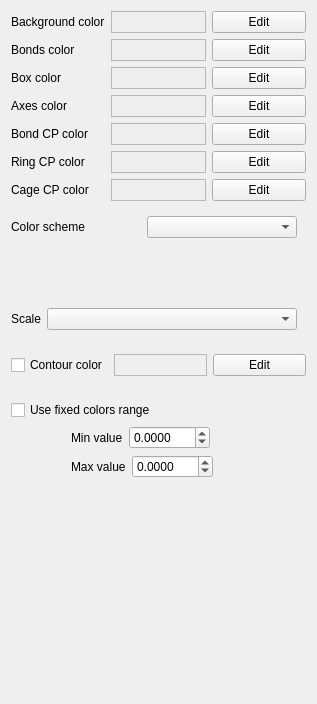
              <widget class="QWidget" name="tab_41">
               <attribute name="title">
                <string>Other Colors</string>
               </attribute>
               <layout class="QVBoxLayout" name="verticalLayout_17">
                <item>
                 <widget class="QFrame" name="frame_144">
                  <property name="minimumSize">
                   <size>
                    <width>0</width>
                    <height>0</height>
                   </size>
                  </property>
                  <property name="frameShape">
                   <enum>QFrame::NoFrame</enum>
                  </property>
                  <property name="frameShadow">
                   <enum>QFrame::Raised</enum>
                  </property>
                  <layout class="QHBoxLayout" name="horizontalLayout_101">
                   <property name="leftMargin">
                    <number>0</number>
                   </property>
                   <property name="topMargin">
                    <number>0</number>
                   </property>
                   <property name="rightMargin">
                    <number>0</number>
                   </property>
                   <property name="bottomMargin">
                    <number>0</number>
                   </property>
                   <item>
                    <widget class="QLabel" name="label_106">
                     <property name="text">
                      <string>Background color</string>
                     </property>
                    </widget>
                   </item>
                   <item>
                    <widget class="QFrame" name="ColorBackground">
                     <property name="frameShape">
                      <enum>QFrame::StyledPanel</enum>
                     </property>
                     <property name="frameShadow">
                      <enum>QFrame::Raised</enum>
                     </property>
                    </widget>
                   </item>
                   <item>
                    <widget class="QPushButton" name="ColorBackgroundDialogButton">
                     <property name="text">
                      <string>Edit</string>
                     </property>
                     <property name="checkable">
                      <bool>false</bool>
                     </property>
                     <property name="checked">
                      <bool>false</bool>
                     </property>
                    </widget>
                   </item>
                  </layout>
                 </widget>
                </item>
                <item>
                 <widget class="QFrame" name="frame_77">
                  <property name="minimumSize">
                   <size>
                    <width>0</width>
                    <height>0</height>
                   </size>
                  </property>
                  <property name="frameShape">
                   <enum>QFrame::NoFrame</enum>
                  </property>
                  <property name="frameShadow">
                   <enum>QFrame::Raised</enum>
                  </property>
                  <layout class="QHBoxLayout" name="horizontalLayout_80">
                   <property name="leftMargin">
                    <number>0</number>
                   </property>
                   <property name="topMargin">
                    <number>0</number>
                   </property>
                   <property name="rightMargin">
                    <number>0</number>
                   </property>
                   <property name="bottomMargin">
                    <number>0</number>
                   </property>
                   <item>
                    <widget class="QLabel" name="label_17">
                     <property name="text">
                      <string>Bonds color</string>
                     </property>
                    </widget>
                   </item>
                   <item>
                    <widget class="QFrame" name="ColorBond">
                     <property name="frameShape">
                      <enum>QFrame::StyledPanel</enum>
                     </property>
                     <property name="frameShadow">
                      <enum>QFrame::Raised</enum>
                     </property>
                    </widget>
                   </item>
                   <item>
                    <widget class="QPushButton" name="ColorBondDialogButton">
                     <property name="text">
                      <string>Edit</string>
                     </property>
                     <property name="checkable">
                      <bool>false</bool>
                     </property>
                     <property name="checked">
                      <bool>false</bool>
                     </property>
                    </widget>
                   </item>
                  </layout>
                 </widget>
                </item>
                <item>
                 <widget class="QFrame" name="frame_78">
                  <property name="minimumSize">
                   <size>
                    <width>0</width>
                    <height>0</height>
                   </size>
                  </property>
                  <property name="frameShape">
                   <enum>QFrame::NoFrame</enum>
                  </property>
                  <property name="frameShadow">
                   <enum>QFrame::Raised</enum>
                  </property>
                  <layout class="QHBoxLayout" name="horizontalLayout_81">
                   <property name="leftMargin">
                    <number>0</number>
                   </property>
                   <property name="topMargin">
                    <number>0</number>
                   </property>
                   <property name="rightMargin">
                    <number>0</number>
                   </property>
                   <property name="bottomMargin">
                    <number>0</number>
                   </property>
                   <item>
                    <widget class="QLabel" name="label_19">
                     <property name="text">
                      <string>Box color</string>
                     </property>
                    </widget>
                   </item>
                   <item>
                    <widget class="QFrame" name="ColorBox">
                     <property name="frameShape">
                      <enum>QFrame::StyledPanel</enum>
                     </property>
                     <property name="frameShadow">
                      <enum>QFrame::Raised</enum>
                     </property>
                    </widget>
                   </item>
                   <item>
                    <widget class="QPushButton" name="ColorBoxDialogButton">
                     <property name="text">
                      <string>Edit</string>
                     </property>
                     <property name="checkable">
                      <bool>false</bool>
                     </property>
                     <property name="checked">
                      <bool>false</bool>
                     </property>
                    </widget>
                   </item>
                  </layout>
                 </widget>
                </item>
                <item>
                 <widget class="QFrame" name="frame_79">
                  <property name="minimumSize">
                   <size>
                    <width>0</width>
                    <height>0</height>
                   </size>
                  </property>
                  <property name="frameShape">
                   <enum>QFrame::NoFrame</enum>
                  </property>
                  <property name="frameShadow">
                   <enum>QFrame::Raised</enum>
                  </property>
                  <layout class="QHBoxLayout" name="horizontalLayout_82">
                   <property name="leftMargin">
                    <number>0</number>
                   </property>
                   <property name="topMargin">
                    <number>0</number>
                   </property>
                   <property name="rightMargin">
                    <number>0</number>
                   </property>
                   <property name="bottomMargin">
                    <number>0</number>
                   </property>
                   <item>
                    <widget class="QLabel" name="label_18">
                     <property name="text">
                      <string>Axes color</string>
                     </property>
                    </widget>
                   </item>
                   <item>
                    <widget class="QFrame" name="ColorAxes">
                     <property name="frameShape">
                      <enum>QFrame::StyledPanel</enum>
                     </property>
                     <property name="frameShadow">
                      <enum>QFrame::Raised</enum>
                     </property>
                    </widget>
                   </item>
                   <item>
                    <widget class="QPushButton" name="ColorAxesDialogButton">
                     <property name="text">
                      <string>Edit</string>
                     </property>
                     <property name="checkable">
                      <bool>false</bool>
                     </property>
                     <property name="checked">
                      <bool>false</bool>
                     </property>
                    </widget>
                   </item>
                  </layout>
                 </widget>
                </item>
                <item>
                 <widget class="QFrame" name="frame_10">
                  <property name="minimumSize">
                   <size>
                    <width>0</width>
                    <height>0</height>
                   </size>
                  </property>
                  <property name="maximumSize">
                   <size>
                    <width>16777215</width>
                    <height>16777215</height>
                   </size>
                  </property>
                  <property name="frameShape">
                   <enum>QFrame::NoFrame</enum>
                  </property>
                  <property name="frameShadow">
                   <enum>QFrame::Raised</enum>
                  </property>
                  <layout class="QHBoxLayout" name="horizontalLayout_83">
                   <property name="leftMargin">
                    <number>0</number>
                   </property>
                   <property name="topMargin">
                    <number>0</number>
                   </property>
                   <property name="rightMargin">
                    <number>0</number>
                   </property>
                   <property name="bottomMargin">
                    <number>0</number>
                   </property>
                   <item>
                    <widget class="QLabel" name="label_27">
                     <property name="text">
                      <string>Bond CP color</string>
                     </property>
                    </widget>
                   </item>
                   <item>
                    <widget class="QFrame" name="color_bond_cp">
                     <property name="frameShape">
                      <enum>QFrame::StyledPanel</enum>
                     </property>
                     <property name="frameShadow">
                      <enum>QFrame::Raised</enum>
                     </property>
                    </widget>
                   </item>
                   <item>
                    <widget class="QPushButton" name="color_bond_cp_button">
                     <property name="text">
                      <string>Edit</string>
                     </property>
                     <property name="checkable">
                      <bool>false</bool>
                     </property>
                     <property name="checked">
                      <bool>false</bool>
                     </property>
                    </widget>
                   </item>
                  </layout>
                 </widget>
                </item>
                <item>
                 <widget class="QFrame" name="frame_11">
                  <property name="minimumSize">
                   <size>
                    <width>0</width>
                    <height>0</height>
                   </size>
                  </property>
                  <property name="maximumSize">
                   <size>
                    <width>16777215</width>
                    <height>16777215</height>
                   </size>
                  </property>
                  <property name="frameShape">
                   <enum>QFrame::NoFrame</enum>
                  </property>
                  <property name="frameShadow">
                   <enum>QFrame::Raised</enum>
                  </property>
                  <layout class="QHBoxLayout" name="horizontalLayout_87">
                   <property name="leftMargin">
                    <number>0</number>
                   </property>
                   <property name="topMargin">
                    <number>0</number>
                   </property>
                   <property name="rightMargin">
                    <number>0</number>
                   </property>
                   <property name="bottomMargin">
                    <number>0</number>
                   </property>
                   <item>
                    <widget class="QLabel" name="label_33">
                     <property name="text">
                      <string>Ring CP color</string>
                     </property>
                    </widget>
                   </item>
                   <item>
                    <widget class="QFrame" name="color_ring_cp">
                     <property name="frameShape">
                      <enum>QFrame::StyledPanel</enum>
                     </property>
                     <property name="frameShadow">
                      <enum>QFrame::Raised</enum>
                     </property>
                    </widget>
                   </item>
                   <item>
                    <widget class="QPushButton" name="color_ring_cp_button">
                     <property name="text">
                      <string>Edit</string>
                     </property>
                     <property name="checkable">
                      <bool>false</bool>
                     </property>
                     <property name="checked">
                      <bool>false</bool>
                     </property>
                    </widget>
                   </item>
                  </layout>
                 </widget>
                </item>
                <item>
                 <widget class="QFrame" name="frame_12">
                  <property name="minimumSize">
                   <size>
                    <width>0</width>
                    <height>0</height>
                   </size>
                  </property>
                  <property name="maximumSize">
                   <size>
                    <width>16777215</width>
                    <height>16777215</height>
                   </size>
                  </property>
                  <property name="frameShape">
                   <enum>QFrame::NoFrame</enum>
                  </property>
                  <property name="frameShadow">
                   <enum>QFrame::Raised</enum>
                  </property>
                  <layout class="QHBoxLayout" name="horizontalLayout_91">
                   <property name="leftMargin">
                    <number>0</number>
                   </property>
                   <property name="topMargin">
                    <number>0</number>
                   </property>
                   <property name="rightMargin">
                    <number>0</number>
                   </property>
                   <property name="bottomMargin">
                    <number>0</number>
                   </property>
                   <item>
                    <widget class="QLabel" name="label_35">
                     <property name="text">
                      <string>Cage CP color</string>
                     </property>
                    </widget>
                   </item>
                   <item>
                    <widget class="QFrame" name="color_cage_cp">
                     <property name="frameShape">
                      <enum>QFrame::StyledPanel</enum>
                     </property>
                     <property name="frameShadow">
                      <enum>QFrame::Raised</enum>
                     </property>
                    </widget>
                   </item>
                   <item>
                    <widget class="QPushButton" name="color_cage_cp_button">
                     <property name="text">
                      <string>Edit</string>
                     </property>
                     <property name="checkable">
                      <bool>false</bool>
                     </property>
                     <property name="checked">
                      <bool>false</bool>
                     </property>
                    </widget>
                   </item>
                  </layout>
                 </widget>
                </item>
                <item>
                 <widget class="QFrame" name="frame_76">
                  <property name="maximumSize">
                   <size>
                    <width>16777215</width>
                    <height>16777215</height>
                   </size>
                  </property>
                  <property name="frameShape">
                   <enum>QFrame::NoFrame</enum>
                  </property>
                  <property name="frameShadow">
                   <enum>QFrame::Raised</enum>
                  </property>
                  <layout class="QHBoxLayout" name="horizontalLayout_77">
                   <property name="leftMargin">
                    <number>0</number>
                   </property>
                   <item>
                    <widget class="QLabel" name="label_29">
                     <property name="text">
                      <string>Color scheme</string>
                     </property>
                     <property name="alignment">
                      <set>Qt::AlignLeading|Qt::AlignLeft|Qt::AlignVCenter</set>
                     </property>
                    </widget>
                   </item>
                   <item>
                    <widget class="QComboBox" name="FormSettingsColorsScale">
                     <property name="minimumSize">
                      <size>
                       <width>150</width>
                       <height>0</height>
                      </size>
                     </property>
                     <property name="editable">
                      <bool>false</bool>
                     </property>
                     <property name="currentText">
                      <string/>
                     </property>
                    </widget>
                   </item>
                  </layout>
                 </widget>
                </item>
                <item>
                 <widget class="PyqtGraphWidgetImage" name="ColorRow" native="true">
                  <property name="sizePolicy">
                   <sizepolicy hsizetype="Expanding" vsizetype="Expanding">
                    <horstretch>0</horstretch>
                    <verstretch>0</verstretch>
                   </sizepolicy>
                  </property>
                  <property name="minimumSize">
                   <size>
                    <width>0</width>
                    <height>40</height>
                   </size>
                  </property>
                  <property name="maximumSize">
                   <size>
                    <width>16777215</width>
                    <height>40</height>
                   </size>
                  </property>
                 </widget>
                </item>
                <item>
                 <widget class="QFrame" name="frame_102">
                  <property name="frameShape">
                   <enum>QFrame::NoFrame</enum>
                  </property>
                  <property name="frameShadow">
                   <enum>QFrame::Raised</enum>
                  </property>
                  <layout class="QHBoxLayout" name="horizontalLayout_106">
                   <property name="leftMargin">
                    <number>0</number>
                   </property>
                   <item>
                    <widget class="QLabel" name="label_14">
                     <property name="text">
                      <string>Scale</string>
                     </property>
                     <property name="alignment">
                      <set>Qt::AlignLeading|Qt::AlignLeft|Qt::AlignVCenter</set>
                     </property>
                    </widget>
                   </item>
                   <item>
                    <widget class="QComboBox" name="FormSettingsColorsScaleType">
                     <property name="minimumSize">
                      <size>
                       <width>250</width>
                       <height>0</height>
                      </size>
                     </property>
                     <property name="editable">
                      <bool>false</bool>
                     </property>
                     <property name="currentText">
                      <string/>
                     </property>
                    </widget>
                   </item>
                  </layout>
                 </widget>
                </item>
                <item>
                 <widget class="QFrame" name="frame_72">
                  <property name="minimumSize">
                   <size>
                    <width>0</width>
                    <height>0</height>
                   </size>
                  </property>
                  <property name="maximumSize">
                   <size>
                    <width>16777215</width>
                    <height>16777215</height>
                   </size>
                  </property>
                  <property name="frameShape">
                   <enum>QFrame::NoFrame</enum>
                  </property>
                  <property name="frameShadow">
                   <enum>QFrame::Raised</enum>
                  </property>
                  <layout class="QHBoxLayout" name="horizontalLayout_78">
                   <property name="leftMargin">
                    <number>0</number>
                   </property>
                   <property name="rightMargin">
                    <number>0</number>
                   </property>
                   <item>
                    <widget class="QCheckBox" name="FormSettingsContourColorFixed">
                     <property name="text">
                      <string>Contour color</string>
                     </property>
                    </widget>
                   </item>
                   <item>
                    <widget class="QFrame" name="ColorContour">
                     <property name="frameShape">
                      <enum>QFrame::StyledPanel</enum>
                     </property>
                     <property name="frameShadow">
                      <enum>QFrame::Raised</enum>
                     </property>
                    </widget>
                   </item>
                   <item>
                    <widget class="QPushButton" name="ColorContourDialogButton">
                     <property name="text">
                      <string>Edit</string>
                     </property>
                     <property name="checkable">
                      <bool>false</bool>
                     </property>
                     <property name="checked">
                      <bool>false</bool>
                     </property>
                    </widget>
                   </item>
                  </layout>
                 </widget>
                </item>
                <item>
                 <widget class="QFrame" name="frame_5">
                  <property name="minimumSize">
                   <size>
                    <width>0</width>
                    <height>0</height>
                   </size>
                  </property>
                  <property name="frameShape">
                   <enum>QFrame::NoFrame</enum>
                  </property>
                  <property name="frameShadow">
                   <enum>QFrame::Raised</enum>
                  </property>
                  <layout class="QVBoxLayout" name="verticalLayout_57">
                   <property name="leftMargin">
                    <number>0</number>
                   </property>
                   <property name="rightMargin">
                    <number>0</number>
                   </property>
                   <property name="bottomMargin">
                    <number>0</number>
                   </property>
                   <item>
                    <widget class="QCheckBox" name="FormSettingsColorsFixed">
                     <property name="text">
                      <string>Use fixed colors range</string>
                     </property>
                    </widget>
                   </item>
                  </layout>
                 </widget>
                </item>
                <item>
                 <widget class="QFrame" name="frame_89">
                  <property name="frameShape">
                   <enum>QFrame::NoFrame</enum>
                  </property>
                  <property name="frameShadow">
                   <enum>QFrame::Raised</enum>
                  </property>
                  <layout class="QHBoxLayout" name="horizontalLayout_90">
                   <property name="leftMargin">
                    <number>60</number>
                   </property>
                   <property name="topMargin">
                    <number>0</number>
                   </property>
                   <property name="bottomMargin">
                    <number>0</number>
                   </property>
                   <item>
                    <widget class="QLabel" name="label_15">
                     <property name="text">
                      <string>Min value</string>
                     </property>
                    </widget>
                   </item>
                   <item>
                    <widget class="QDoubleSpinBox" name="FormSettingsColorsFixedMin">
                     <property name="decimals">
                      <number>4</number>
                     </property>
                     <property name="minimum">
                      <double>-100.000000000000000</double>
                     </property>
                     <property name="maximum">
                      <double>100.000000000000000</double>
                     </property>
                     <property name="singleStep">
                      <double>0.100000000000000</double>
                     </property>
                    </widget>
                   </item>
                   <item>
                    <spacer name="horizontalSpacer_50">
                     <property name="orientation">
                      <enum>Qt::Horizontal</enum>
                     </property>
                     <property name="sizeHint" stdset="0">
                      <size>
                       <width>40</width>
                       <height>20</height>
                      </size>
                     </property>
                    </spacer>
                   </item>
                  </layout>
                 </widget>
                </item>
                <item>
                 <widget class="QFrame" name="frame_90">
                  <property name="frameShape">
                   <enum>QFrame::NoFrame</enum>
                  </property>
                  <property name="frameShadow">
                   <enum>QFrame::Raised</enum>
                  </property>
                  <layout class="QHBoxLayout" name="horizontalLayout_89">
                   <property name="leftMargin">
                    <number>60</number>
                   </property>
                   <property name="topMargin">
                    <number>0</number>
                   </property>
                   <property name="bottomMargin">
                    <number>0</number>
                   </property>
                   <item>
                    <widget class="QLabel" name="label_16">
                     <property name="text">
                      <string>Max value</string>
                     </property>
                    </widget>
                   </item>
                   <item>
                    <widget class="QDoubleSpinBox" name="FormSettingsColorsFixedMax">
                     <property name="decimals">
                      <number>4</number>
                     </property>
                     <property name="minimum">
                      <double>-100.000000000000000</double>
                     </property>
                     <property name="maximum">
                      <double>100.000000000000000</double>
                     </property>
                     <property name="singleStep">
                      <double>0.100000000000000</double>
                     </property>
                    </widget>
                   </item>
                   <item>
                    <spacer name="horizontalSpacer_52">
                     <property name="orientation">
                      <enum>Qt::Horizontal</enum>
                     </property>
                     <property name="sizeHint" stdset="0">
                      <size>
                       <width>40</width>
                       <height>20</height>
                      </size>
                     </property>
                    </spacer>
                   </item>
                  </layout>
                 </widget>
                </item>
                <item>
                 <spacer name="verticalSpacer_19">
                  <property name="orientation">
                   <enum>Qt::Vertical</enum>
                  </property>
                  <property name="sizeHint" stdset="0">
                   <size>
                    <width>20</width>
                    <height>215</height>
                   </size>
                  </property>
                 </spacer>
                </item>
               </layout>
              </widget>
